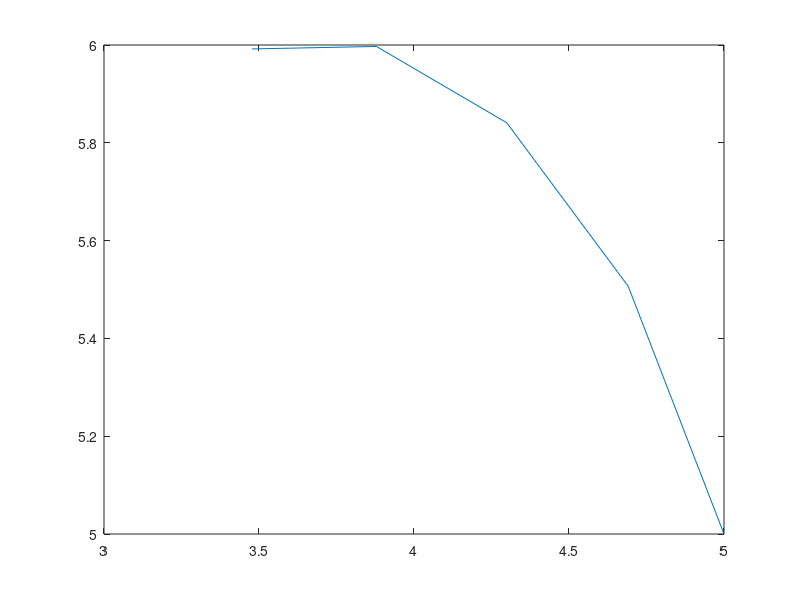

Recreate this plot in MATLAB.
%CO24 
%Chaos
%Runge-Kutta Methods
%Fotios Ioannis Giasemis

clear;

a=10; b=8/3; dt=0.05; t=0;

n=input('Number of steps: n=');
disp('Coordinates {y} of the starting point:')
y1=input('y1=');
y2=input('y2=');
y3=input('y3=');
r=input('Value of r: r=');

f1=@(y1,y2) a*(y2-y1);
f2=@(y1,y2,y3) r*y1-y2-y1*y3;
f3=@(y1,y2,y3) y1*y2-b*y3;

Y1(1,1)=y1;
Y2(1,1)=y2;
Y3(1,1)=y3;

for i=2:n
    
    f1_0=f1(y1,y2);
    f2_0=f2(y1,y2,y3);
    f3_0=f3(y1,y2,y3);
    
    f1_1=f1(y1+f1_0*dt/2,y2+f2_0*dt/2);
    f2_1=f2(y1+f1_0*dt/2,y2+f2_0*dt/2,y3+f3_0*dt/2);
    f3_1=f3(y1+f1_0*dt/2,y2+f2_0*dt/2,y3+f3_0*dt/2);
    
    f1_2=f1(y1+f1_1*dt/2,y2+f2_1*dt/2);
    f2_2=f2(y1+f1_1*dt/2,y2+f2_1*dt/2,y3+f3_1*dt/2);
    f3_2=f3(y1+f1_1*dt/2,y2+f2_1*dt/2,y3+f3_1*dt/2);
    
    f1_3=f1(y1+f1_2*dt,y2+f2_2*dt);
    f2_3=f2(y1+f1_2*dt,y2+f2_2*dt,y3+f3_2*dt);
    f3_3=f3(y1+f1_2*dt,y2+f2_2*dt,y3+f3_2*dt);
    
    y1=y1+dt*(f1_0+2*f1_1+2*f1_2+f1_3)/6;
    y2=y2+dt*(f2_0+2*f2_1+2*f2_2+f2_3)/6;
    y3=y3+dt*(f3_0+2*f3_1+2*f3_2+f3_3)/6;
    
    Y1(1,i)=y1;
    Y2(1,i)=y2;
    Y3(1,i)=y3;
    
    t=t+dt;
    T=linspace(0,t,n);
end

plot(Y2,Y3)

clc; clear